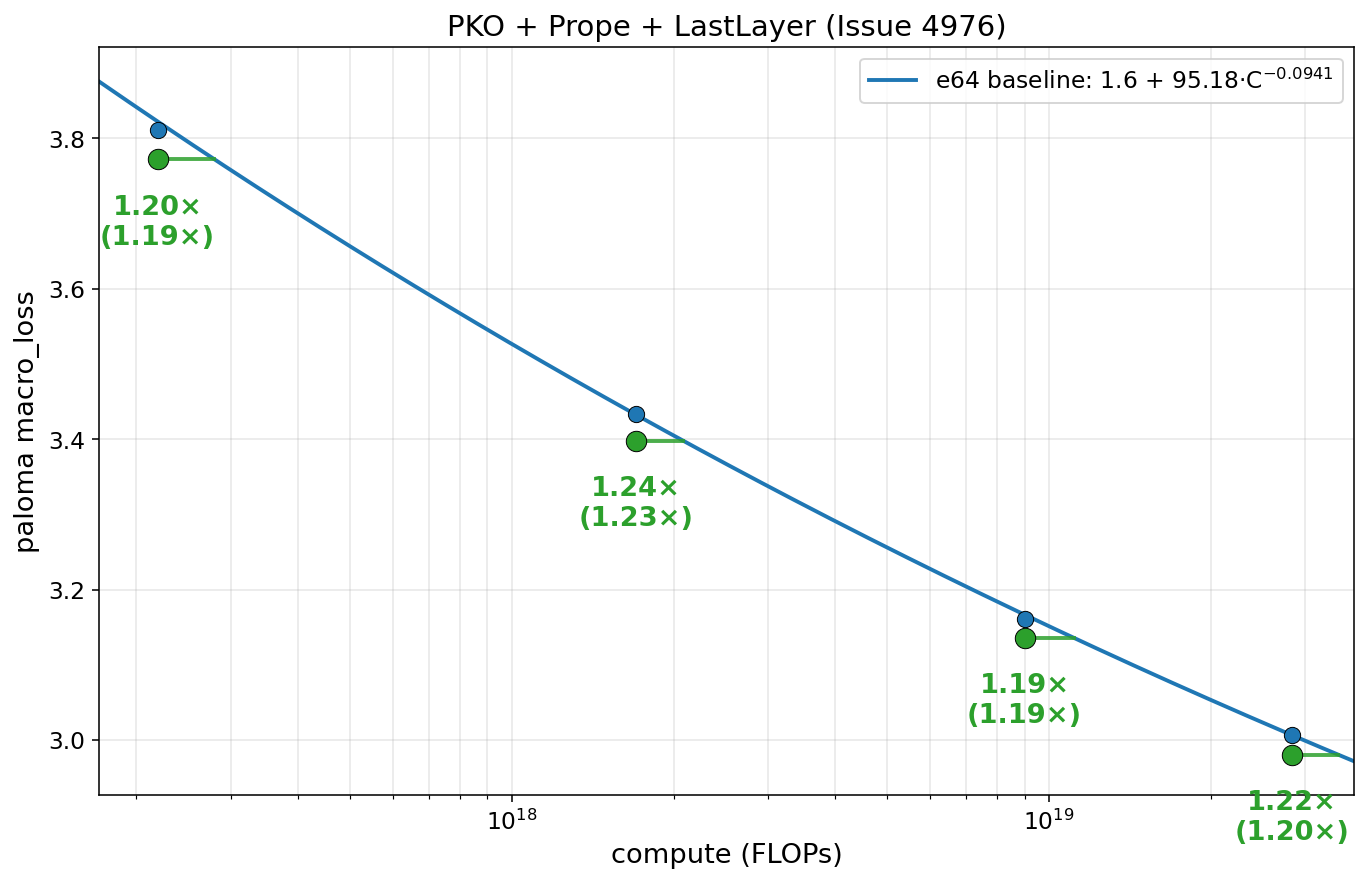

This figure's Python source:
"""PKO + Prope + LastLayer speedup (Issue 4976) vs canonical e64 baseline curve."""

import os

import matplotlib.pyplot as plt
import numpy as np

L_inf = 1.6
A = 95.18
alpha = 0.0941

baselines = [
    (2.19e17, 3.8104, 405630, "d512"),
    (1.70e18, 3.4339, 273532, "d768"),
    (9.00e18, 3.1605, 175162, "d1024"),
    (2.83e19, 3.0065, 128278, "d1280"),
]

# (compute, new_loss, new_tps, effective_speedup_from_table)
variant = [
    (2.19e17, 3.7722, 399792, 1.186),  # d512 lastpko
    (1.70e18, 3.3976, 271257, 1.226),  # d768 pko+prope (last layer naturally aligned)
    (9.00e18, 3.1356, 174856, 1.185),  # d1024 lastpko
    (2.83e19, 2.9805, 126554, 1.203),  # d1280 lastpko
]

plt.rcParams.update({"font.size": 13})
fig, ax = plt.subplots(figsize=(10, 6.5))

x_lo, x_hi = 1.7e17, 3.7e19
c_grid = np.geomspace(x_lo, x_hi, 200)
loss_grid = L_inf + A * c_grid ** (-alpha)
ax.plot(c_grid, loss_grid, "-", color="#1f77b4", lw=2, label=f"e64 baseline: 1.6 + {A}·C$^{{-{alpha:.4f}}}$")

bx = [b[0] for b in baselines]
by = [b[1] for b in baselines]
ax.scatter(bx, by, s=70, color="#1f77b4", edgecolors="black", lw=0.5, zorder=4)

color = "#2ca02c"
for (compute, loss, var_tps, effective), (_, bl_loss, bl_tps, _) in zip(variant, baselines, strict=True):
    eq_tps = effective * bl_tps / var_tps
    c_proj = (A / (loss - L_inf)) ** (1 / alpha)
    ax.plot([compute, c_proj], [loss, loss], color=color, lw=2, alpha=0.85, zorder=4)
    ax.scatter([compute], [loss], s=110, color=color, edgecolors="black", lw=0.5, zorder=5)
    ax.annotate(
        f"{eq_tps:.2f}×\n({effective:.2f}×)",
        xy=(compute, loss),
        xytext=(0, -18),
        textcoords="offset points",
        fontsize=14,
        color=color,
        ha="center",
        va="top",
        fontweight="bold",
    )

ax.set_xscale("log")
ax.set_xlim(x_lo, x_hi)
ax.set_xlabel("compute (FLOPs)", fontsize=14)
ax.set_ylabel("paloma macro_loss", fontsize=14)
ax.tick_params(axis="both", labelsize=12)
ax.grid(True, which="both", alpha=0.3)
ax.legend(loc="upper right", fontsize=12)
ax.set_title("PKO + Prope + LastLayer (Issue 4976)", fontsize=15)

fig.tight_layout()
out = os.path.join(os.path.dirname(os.path.abspath(__file__)), "pko_lastlayer_speedup.png")
fig.savefig(out, dpi=140, bbox_inches="tight")
print(f"wrote {out}")
